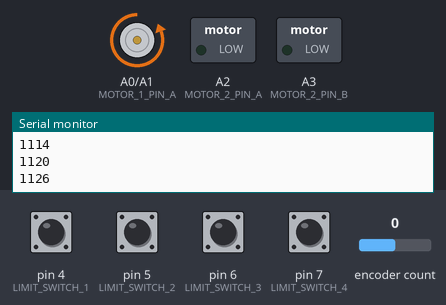
The sketch below on a simulated Arduino Uno, built with avr-gcc and run on an emulated ATmega328P. Shown: motor-driver pin pairs drawn as motors (green arrow = first pin HIGH = forward, orange = second pin HIGH = backward, longer = more drive, scaled by the enable pin), switched loads named in the sketch (green lamp = pin HIGH), the last lines printed to the serial monitor. The inputs (shaded band) are chosen by the test bench; at power-on: pin 4 (LIMIT_SWITCH_1), pin 5 (LIMIT_SWITCH_2), pin 6 (LIMIT_SWITCH_3), pin 7 (LIMIT_SWITCH_4) LOW, encoder count 0.

Above: at 1.2 s.
1.3 s: pin 4 (LIMIT_SWITCH_1) pulled HIGH for 0.15 s
At 1.6 s:
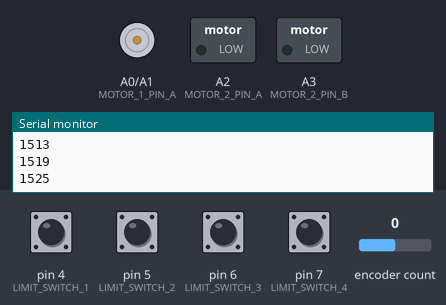
Timing chart, 0 to 4.3 s (numbered marks = the images above; inputs shaded):
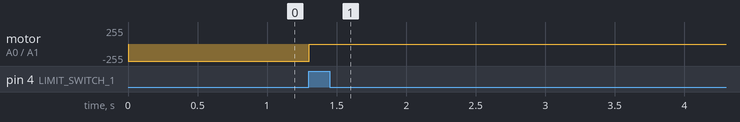

The sketch:

boomControlBoard.ino
```cpp
// Boom Control Board code - Initial
// Drives camera boom, drives telemetry boom, reads camera boom encoder
// and both boom's limit switches.
// LIMIT_SWITCH_1 = retracted camera boom, LIMIT_SWITCH_2 = extended camera boom
// LIMIT_SWITCH_2 = retracted telemetry boom, LIMIT_SWITCH_3 = extended telemetry boom
// Current execution time is ~6ms per loop
// At least with DFRobot motor, encoder counts are negative for CW and positive for CCW rotation.
// Telemetry boom leadscrew is 2mm/1 rotation or 0.0787 inches per rotation
// Camera boom pulley system equates to ________.
#include <Wire.h>
#include <Encoder.h>//needed from an online library

//Constants and global variables.
//Define motor direction states
#define CW 0
#define CCW 1
//define pins
#define ENCODER_1_PIN 2
#define ENCODER_2_PIN 9
#define LIMIT_SWITCH_1 4
#define LIMIT_SWITCH_2 5
#define LIMIT_SWITCH_3 6
#define LIMIT_SWITCH_4 7
#define MOTORS_ENABLE_PIN 10
#define MOTOR_1_PIN_A A0
#define MOTOR_1_PIN_B A1
#define MOTOR_2_PIN_A A2
#define MOTOR_2_PIN_B A3
//define global variables used in the program
long encoderCounts = 0;
long cameraRotations = 0;
long cameraPosition = 0;
long telemetryRotations = 0;
long telemetryPosition = 0;

Encoder myEnc(ENCODER_1_PIN, ENCODER_2_PIN);

bool receiveCommand(){
  byte currentCommand = 0; //Initialize variable that will temporarily hold command
  while(Wire.available() > 0){
    currentCommand = Wire.read();
  }
  //Define commands below this point
  //Example command
  if(currentCommand == 1){
    //Do whatever that command means
  }


  //Last thing before exiting the function is to clear currentCommand, probably unnecessary, but overly safe.
  currentCommand = 0;
}

void setup() {
  // Start serial for debugging, comment out for production software
  Serial.begin(9600);

  // Start I2C for communication to master
  // Join I2C bus as a slave with address 0x01 AKA 0b0000001 AKA 1.
  Wire.begin(0b0000001);
  // When a command is received from the master, jump to the receiveCommand function and execute the proper command
  Wire.onReceive(receiveCommand);

  // Setup motor driver pins
  pinMode(MOTORS_ENABLE_PIN, OUTPUT);
  pinMode(MOTOR_1_PIN_A, OUTPUT);
  pinMode(MOTOR_1_PIN_B, OUTPUT);
  pinMode(MOTOR_2_PIN_A, OUTPUT);
  pinMode(MOTOR_2_PIN_B, OUTPUT);
  // Setup input pins
  pinMode(LIMIT_SWITCH_1, INPUT);
  pinMode(LIMIT_SWITCH_2, INPUT);
  pinMode(LIMIT_SWITCH_3, INPUT);
  pinMode(LIMIT_SWITCH_4, INPUT);
  pinMode(ENCODER_1_PIN, INPUT);
  pinMode(ENCODER_2_PIN, INPUT);

  // Test for motor function
  digitalWrite(MOTORS_ENABLE_PIN, HIGH);
  digitalWrite(MOTOR_1_PIN_A, LOW);
  digitalWrite(MOTOR_1_PIN_B, HIGH);
  digitalWrite(MOTOR_2_PIN_A, LOW);
  digitalWrite(MOTOR_2_PIN_B, LOW);
}

void loop() {

  // Check if extenstion limit switches have been pressed, if so, turn off respective motor
  // If camera boom is either fully retracted or fully extended, or encoder limits are exceeded, stop the camera boom motor.
  if(digitalRead(LIMIT_SWITCH_2) == HIGH || digitalRead(LIMIT_SWITCH_1) == HIGH || myEnc.read() < -20000){
    digitalWrite(MOTOR_1_PIN_A, LOW);
    digitalWrite(MOTOR_1_PIN_B, LOW);
  }
  // If telemetry boom is either fully retracted or extended, stop the telemetry boom motor.
  if(digitalRead(LIMIT_SWITCH_4) == HIGH || digitalRead(LIMIT_SWITCH_3) == HIGH){
    digitalWrite(MOTOR_2_PIN_A, LOW);
    digitalWrite(MOTOR_2_PIN_B, LOW);
  }
  Serial.println(millis());

}
```

Measured:
- after the input at 1.3 s, motor on A0 (MOTOR_1_PIN_A) / A1 (MOTOR_1_PIN_B): backward 255/255 → stopped at once
